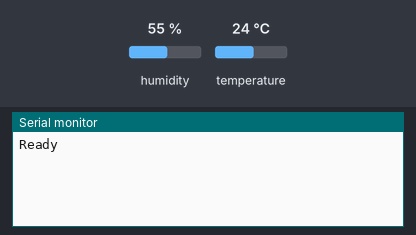
Bench run of a sketch on a simulated ESP8266 (NodeMCU). Parts: the last lines printed to the serial monitor. The inputs (shaded band) are chosen by the test bench; at power-on: humidity 55 %, temperature 24 °C.

Above: at 2.7 s.
2.8 s: humidity set to 22 %
At 3.9 s:
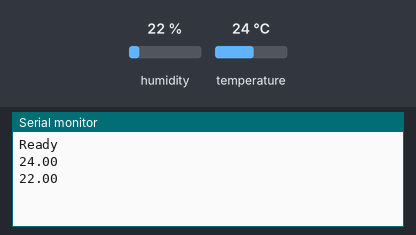
7.0 s: temperature set to 12 °C
At 10.1 s:
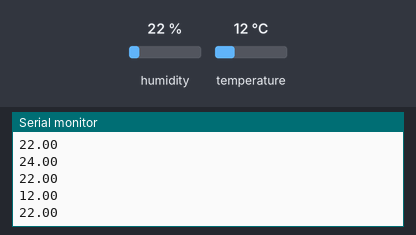
11.2 s: humidity set to 40 %
At 13.8 s:
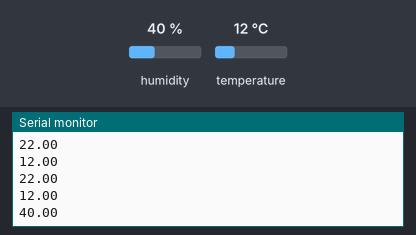
Timing chart, 0 to 15.3 s (numbered marks = the images above; inputs shaded):
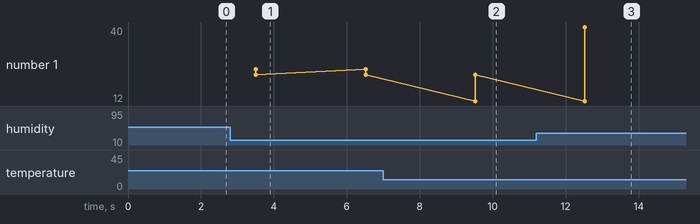

The sketch:

ESP8266_cayenne.ino
```cpp
#include <CayenneMQTTESP8266.h>
#include <DHT.h>

#define DHT_PIN 2

DHT dht(DHT_PIN, DHT22);

char ssid[] = "";
char wifiPassword[] = "";

char username[] = "e4ca7f00-645011";
char password[] = "4275a8c8bd00181860";
char clientID[] = "2d07faebe02555";

unsigned long lastMillis = 0;

void setup() {
  Serial.begin(9600);
  Cayenne.begin(username, password, clientID, ssid, wifiPassword);
  Serial.println("Ready");
}

void loop() {
  Cayenne.loop();

  if (millis() - lastMillis > 3000) {
    lastMillis = millis();

    double temp = dht.readTemperature();
    Cayenne.celsiusWrite(0, temp);
    Serial.println(temp);

    double humid = dht.readHumidity();
    Cayenne.virtualWrite(1, humid, TYPE_RELATIVE_HUMIDITY, UNIT_PERCENT);
    Serial.println(humid);

    Serial.println("");
  }
}
```

Measured:
- after the input at 2.8 s, the serial monitor: prints a new line after 0.71 s (image 1)
- after the input at 7.0 s, the serial monitor: prints a new line after 2.5 s (image 2)
- after the input at 11.2 s, the serial monitor: prints a new line after 1.3 s (image 3)
- plotted number 1: 22 → 40 after the input at 11.2 s
